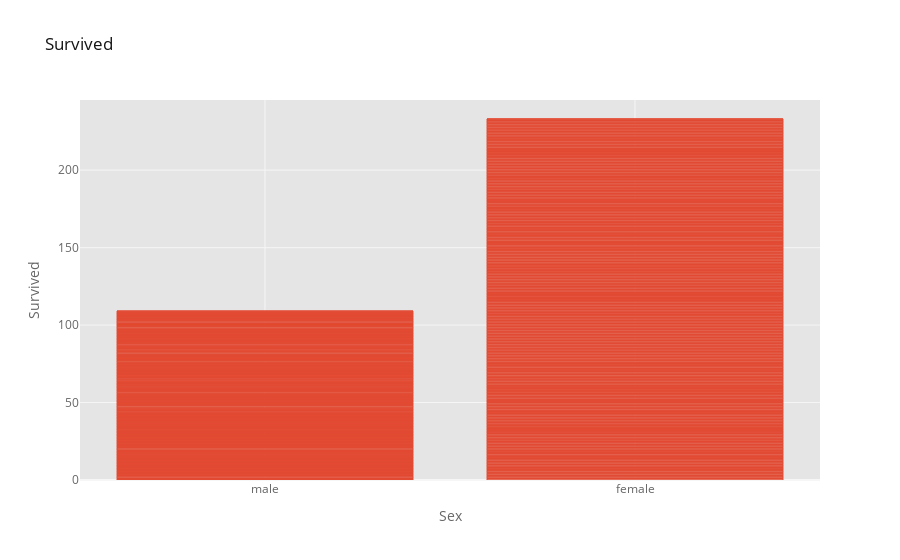

Notebook source saved alongside this figure:
### Code cell
cf.set_config_file(theme='ggplot')
titanic.iplot(kind = 'bar', x = 'sex', y = 'survived', title = 'Survived', xTitle = 'Sex', yTitle = 'Survived')

### Figure 1 — Plotly figure (JSON) as saved in the notebook; plotly's stock layout.template omitted (floating-point values rounded to 4 significant figures; data arrays with more than 128 entries replaced by an {"elided": "..."} marker saying what was removed)
{"data": [{"marker": {"color": "rgba(226, 74, 51, 0.6)", "line": {"color": "rgba(226, 74, 51, 1.0)", "width": 1}}, "name": "survived", "orientation": "v", "text": "", "type": "bar", "x": {"elided": "891 str values"}, "y": {"elided": "891 int values"}}], "layout": {"legend": {"bgcolor": "#FFFFFF", "font": {"color": "#666666"}}, "paper_bgcolor": "#FFFFFF", "plot_bgcolor": "#E5E5E5", "title": {"font": {"color": "#151516"}, "text": "Survived"}, "xaxis": {"gridcolor": "#F6F6F6", "showgrid": true, "tickfont": {"color": "#666666"}, "title": {"font": {"color": "#666666"}, "text": "Sex"}, "zerolinecolor": "#F6F6F6"}, "yaxis": {"gridcolor": "#F6F6F6", "showgrid": true, "tickfont": {"color": "#666666"}, "title": {"font": {"color": "#666666"}, "text": "Survived"}, "zerolinecolor": "#F6F6F6"}}}
